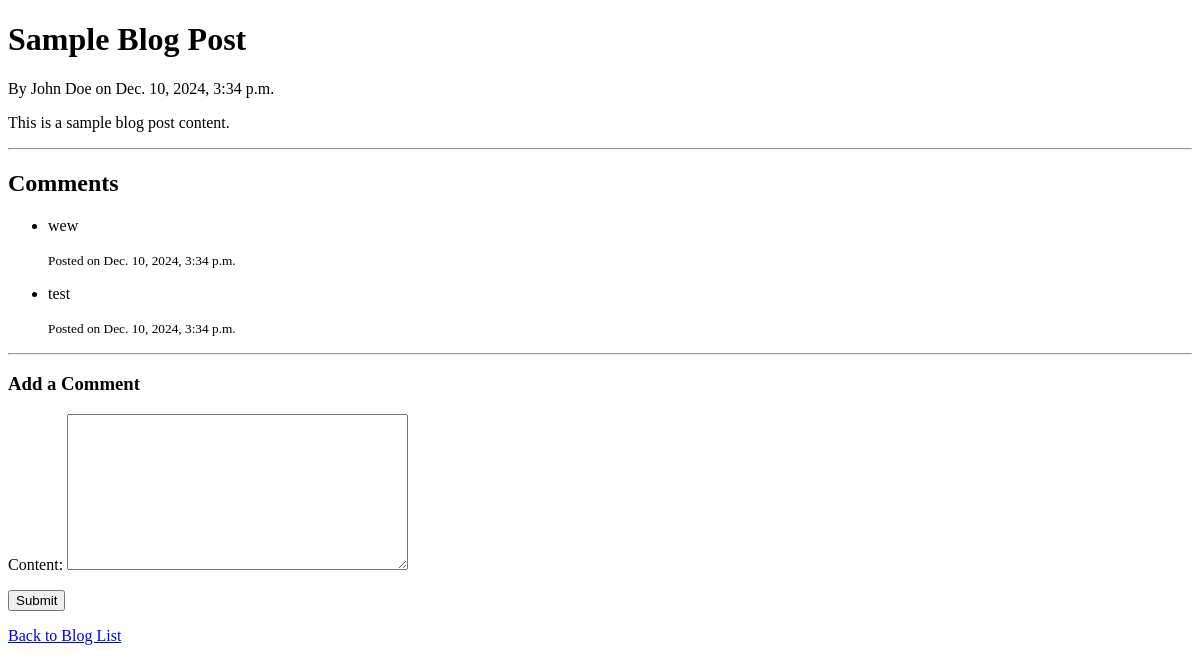
The page /blogs/post/1/ on the database as committed earlier.
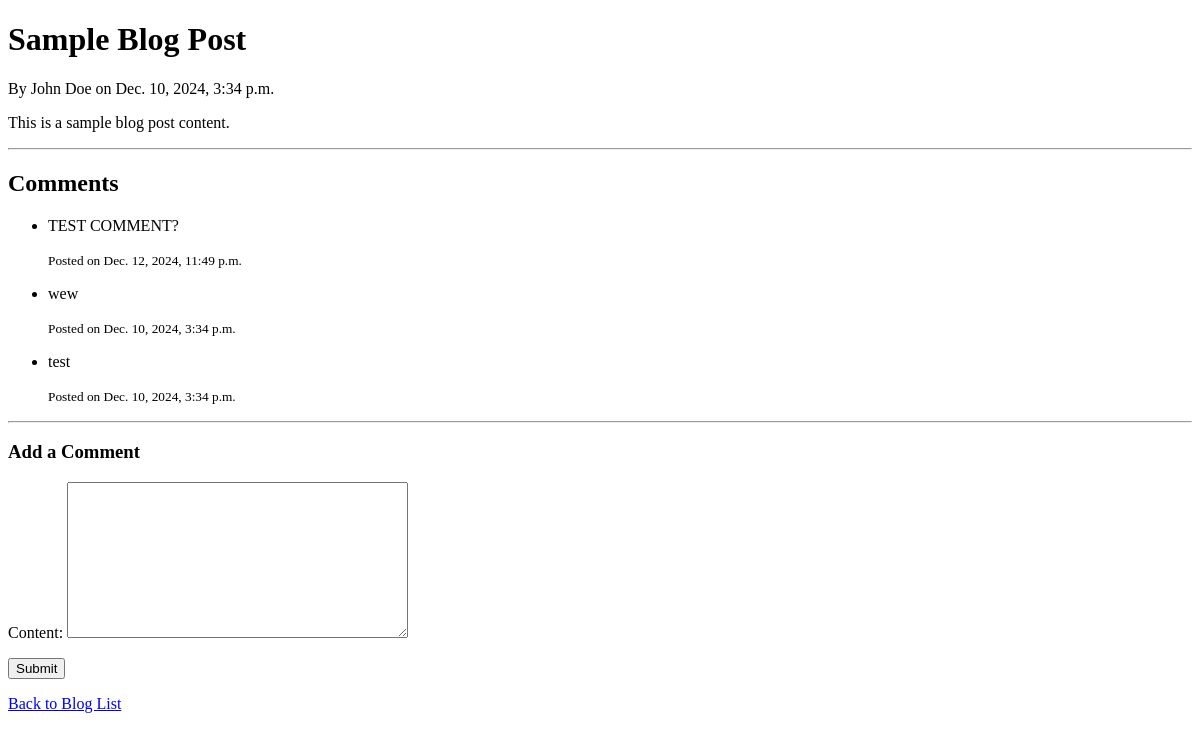
The same page on the database as committed later.
### blog/models.py (models this page shows, shortened)
class Comment(models.Model):
    post = models.ForeignKey(Post, on_delete=models.CASCADE, related_name='comments')
    content = models.TextField()
    created = models.DateTimeField(default=now)

### blog/views.py (the view)
# urls.py: path('post/<int:pk>/', PostDetailView.as_view(), name='post-detail'),
class PostDetailView(DetailView):
    model = Post
    context_object_name = 'post'
    template_name = 'blog/post_detail.html'
    def get_context_data(self, **kwargs):
        context = super().get_context_data(**kwargs)
        context['comments'] = self.object.comments.all().order_by('-created')
        context['comment_form'] = CommentForm()
        return context

### blog/forms.py
class CommentForm(forms.ModelForm):
    class Meta:
        model = Comment
        fields = ['content']

### blog/templates/blog/post_detail.html (shortened to what this page needs)
<!DOCTYPE html>
<html lang="en">
<head>
</head>
<body>
    <h1>{{ post.title }}</h1>
    <p>By {{ post.author.name }} on {{ post.published_date }}</p>
    <p>{{ post.content }}</p>
    <hr>
    <h2>Comments</h2>
    <ul>
        {% for comment in comments %}
            <li>
                <p>{{ comment.content }}</p>
                <p><small>Posted on {{ comment.created }}</small></p>
            </li>
        {% empty %}
            <li>No comments yet. Be the first to comment!</li>
        {% endfor %}
    </ul>
    <hr>
    <h3>Add a Comment</h3>
    <form method="post" action="{% url 'add-comment' post.pk %}">
        {{ comment_form.as_p }}
        <button type="submit">Submit</button>
    </form>
    <p><a href="{% url 'post-list' %}">Back to Blog List</a></p>
</body>
</html>

Rows that differ between the two databases and show on the page:
added Comment: content "TEST COMMENT?", created "Dec. 12, 2024, 11:49 p.m."
